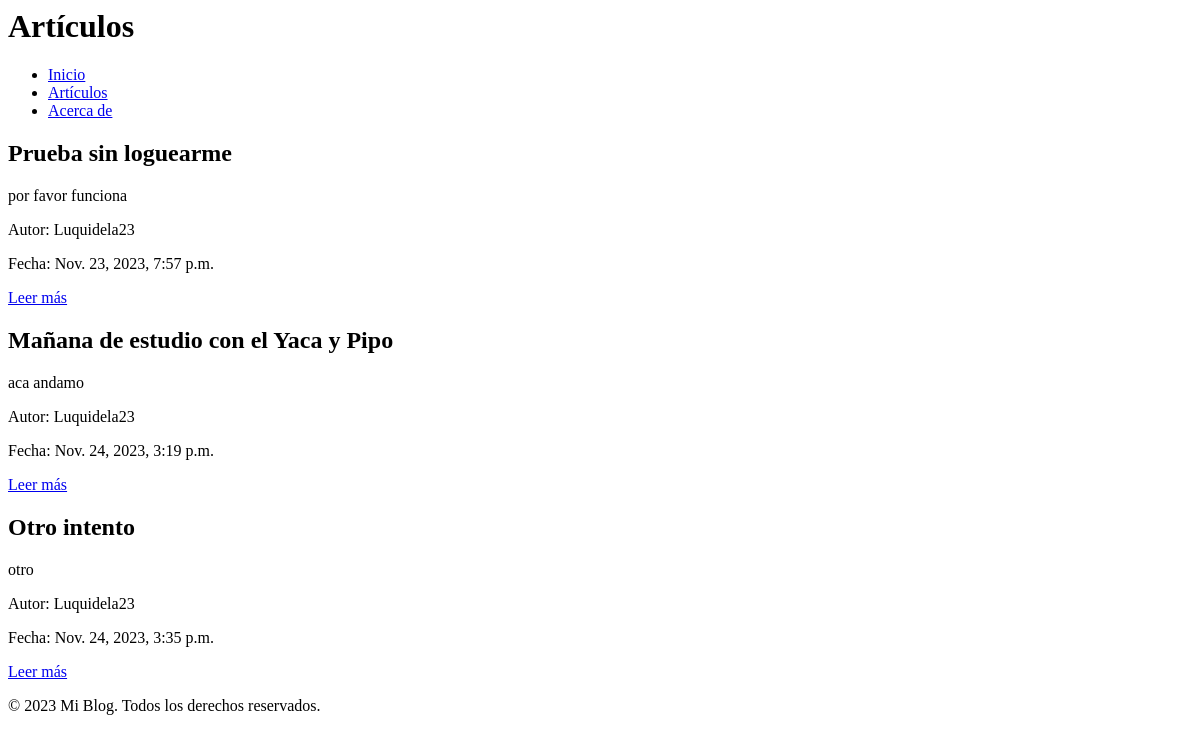
The page /lista_articulos/ on the database as committed earlier.
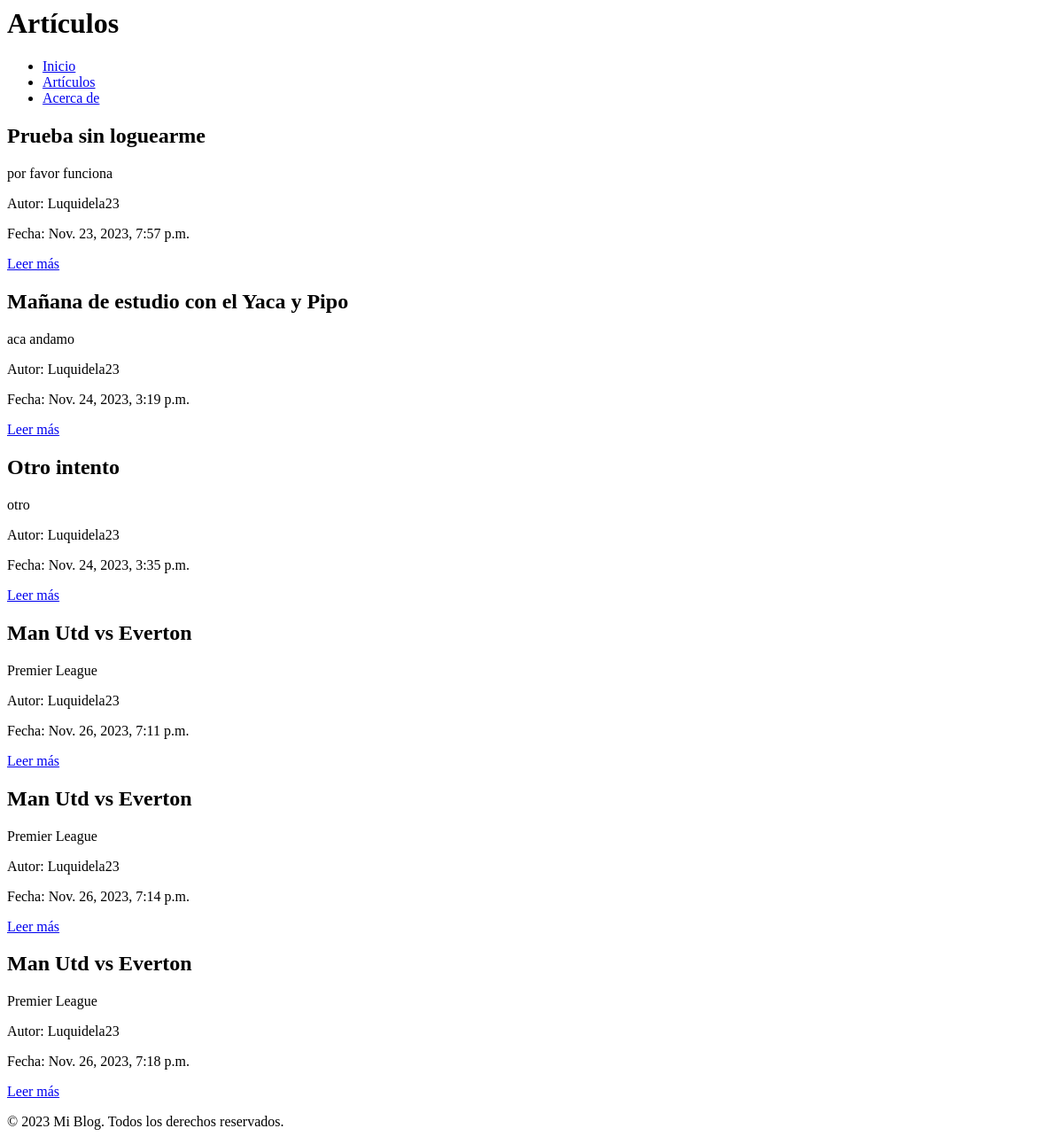
The same page on the database as committed later.
### blog/models.py (models this page shows)
class Articulo(models.Model):
    titulo = models.CharField(max_length=200)
    subtitulo = models.CharField(max_length=200, blank=True, null=True)
    cuerpo = models.TextField()
    autor = models.ForeignKey(User, on_delete=models.CASCADE)
    fecha = models.DateTimeField(auto_now_add=True)

### blog/views.py (the view)
# urls.py: path('lista_articulos/', lista_articulos, name='lista_articulos'),
def lista_articulos(request):
    articulos = Articulo.objects.all()
    return render(request, 'blog/lista_articulos.html', {'articulos': articulos})

### blog/templates/blog/lista_articulos.html (shortened to what this page needs)
<html lang="es">
<head>
</head>
<body>
    <header>
        <h1>Artículos</h1>
    </header>
    <nav>
        <ul>
            <li><a href="{% url 'home' %}">Inicio</a></li>
            <li><a href="{% url 'lista_articulos' %}">Artículos</a></li>
            <li><a href="{% url 'about' %}">Acerca de</a></li>
        </ul>
    </nav>
    <section>
        {% if articulos %}
            {% for articulo in articulos %}
                <article>
                    <h2>{{ articulo.titulo }}</h2>
                    <p>{{ articulo.subtitulo }}</p>
                    <p>Autor: {{ articulo.autor.username }}</p>
                    <p>Fecha: {{ articulo.fecha }}</p>
                    <a href="{% url 'detalle_articulo' articulo_id=1 %}">Leer más</a>
                </article>
            {% endfor %}
        {% else %}
            <p>No hay artículos aún.</p>
        {% endif %}
    </section>
    <footer>
        <p>&copy; 2023 Mi Blog. Todos los derechos reservados.</p>
    </footer>
</body>
</html>

Rows that differ between the two databases and show on the page:
added Articulo: titulo "Man Utd vs Everton", subtitulo "Premier League", autor.username "Luquidela23", fecha "Nov. 26, 2023, 7:11 p.m."
added Articulo: titulo "Man Utd vs Everton", subtitulo "Premier League", autor.username "Luquidela23", fecha "Nov. 26, 2023, 7:14 p.m."
added Articulo: titulo "Man Utd vs Everton", subtitulo "Premier League", autor.username "Luquidela23", fecha "Nov. 26, 2023, 7:18 p.m."
